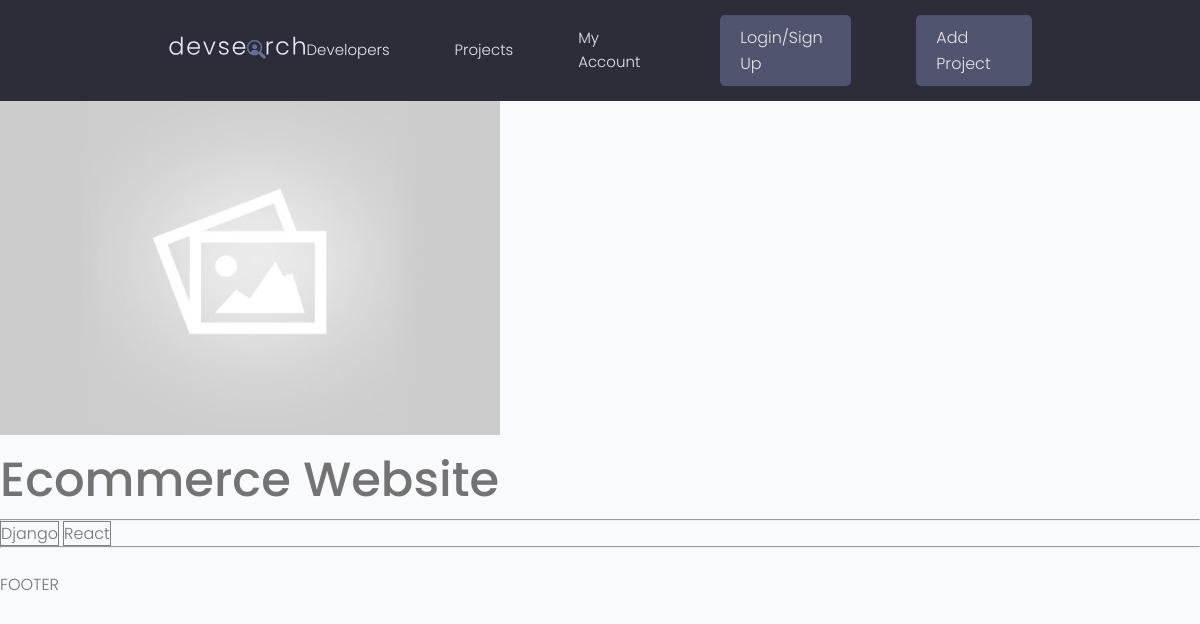
Page /project/e84c1c71-a8aa-44c6-8b43-f0d25c85a5fd/ on the earlier database version.
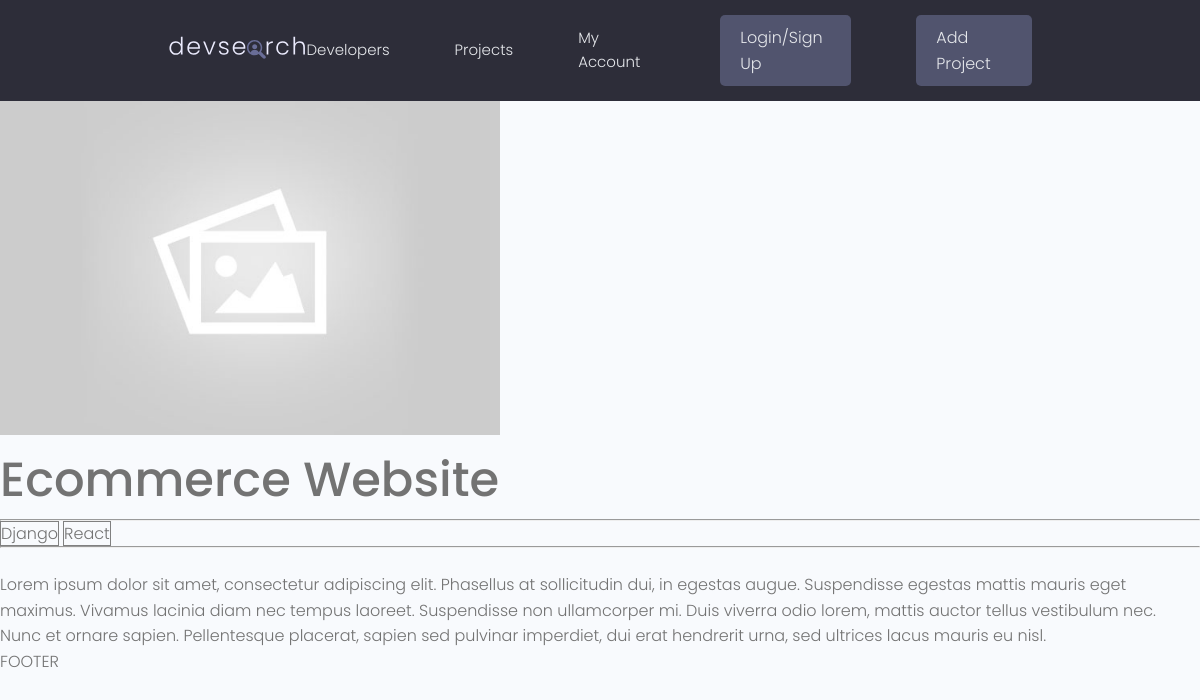
Same page on the later database version.
### projects/models.py (models this page shows, shortened)
class Project(models.Model):
    title = models.CharField(max_length=200)
    description = models.TextField(null=True, blank=True) #makes it not mandatory; null=false by default
    featured_image = models.ImageField(null=True, blank=True, default="default.jpg") #need to pip install pillow to use this
    demo_link = models.CharField(max_length=2000, null=True, blank=True)
    source_link = models.CharField(max_length=2000, null=True, blank=True)
    tags = models.ManyToManyField('Tag', blank=True)
    vote_total = models.IntegerField(default=0, null=True, blank=True)
    vote_ratio = models.IntegerField(default=0, null=True, blank=True)
    created = models.DateTimeField(auto_now_add=True)
    id = models.UUIDField(default=uuid.uuid4, unique=True, primary_key=True, editable=False)

### projects/views.py (the view)
# urls.py: path('project/<str:pk>/',views.project, name="project"), #pk = primary key; can also use slug or int
def project(request, pk): #pk: dynamic value (primary key)
    projectObj = Project.objects.get(id=pk)
    return render(request, 'projects/single-project.html', {'project':projectObj})

### projects/models.py (called while the page is built)
    def __str__(self):
        return self.name

### projects/templates/projects/single-project.html
{% extends 'main.html' %}
{% block content %}
<img style="max-width: 500px;" src="{{ project.featured_image.url }}">
<h1>{{project.title}}</h1>
<hr>
{% for tag in project.tags.all %}
    <span style="border:1px solid grey">{{tag}}</span>
{% endfor %}
<hr>
<br>
<p>{{project.description}}</p>
{% endblock content %}

Differences in the rows shown:
changed Project "Ecommerce Website": description (not shown) → "Lorem ipsum dolor sit amet, consectetur adipiscing elit. Phasellus at sollicitudin dui, in egestas augue. Suspendisse egestas mattis mauris eget maximus. Vivamus lacinia diam nec tempus laoreet. Suspendisse non ullamcorper mi. Duis viverra odio lorem, mattis auctor tellus vestibulum nec. Nunc et ornare sapien. Pellentesque placerat, sapien sed pulvinar imperdiet, dui erat hendrerit urna, sed ultrices lacus mauris eu nisl."
